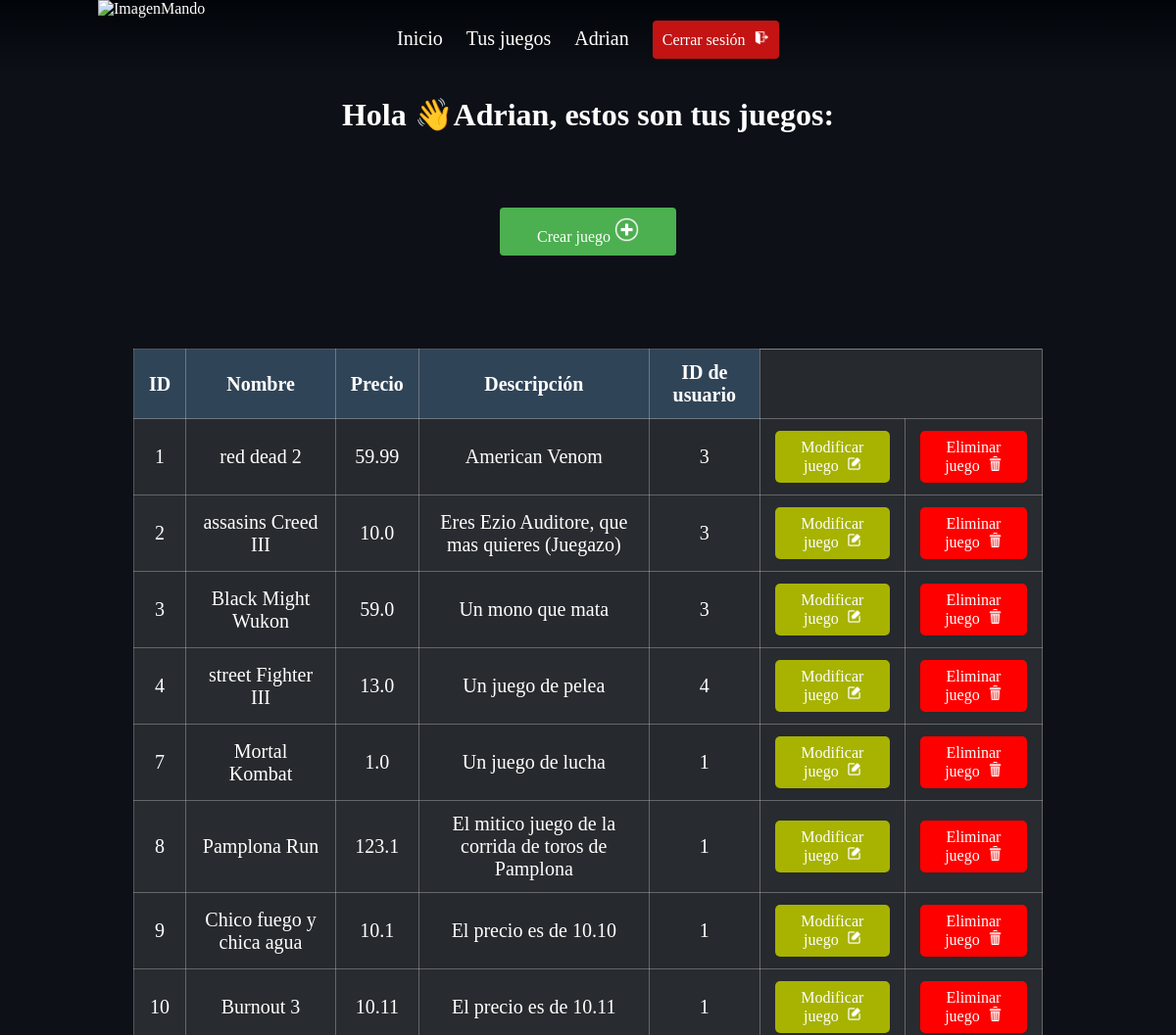
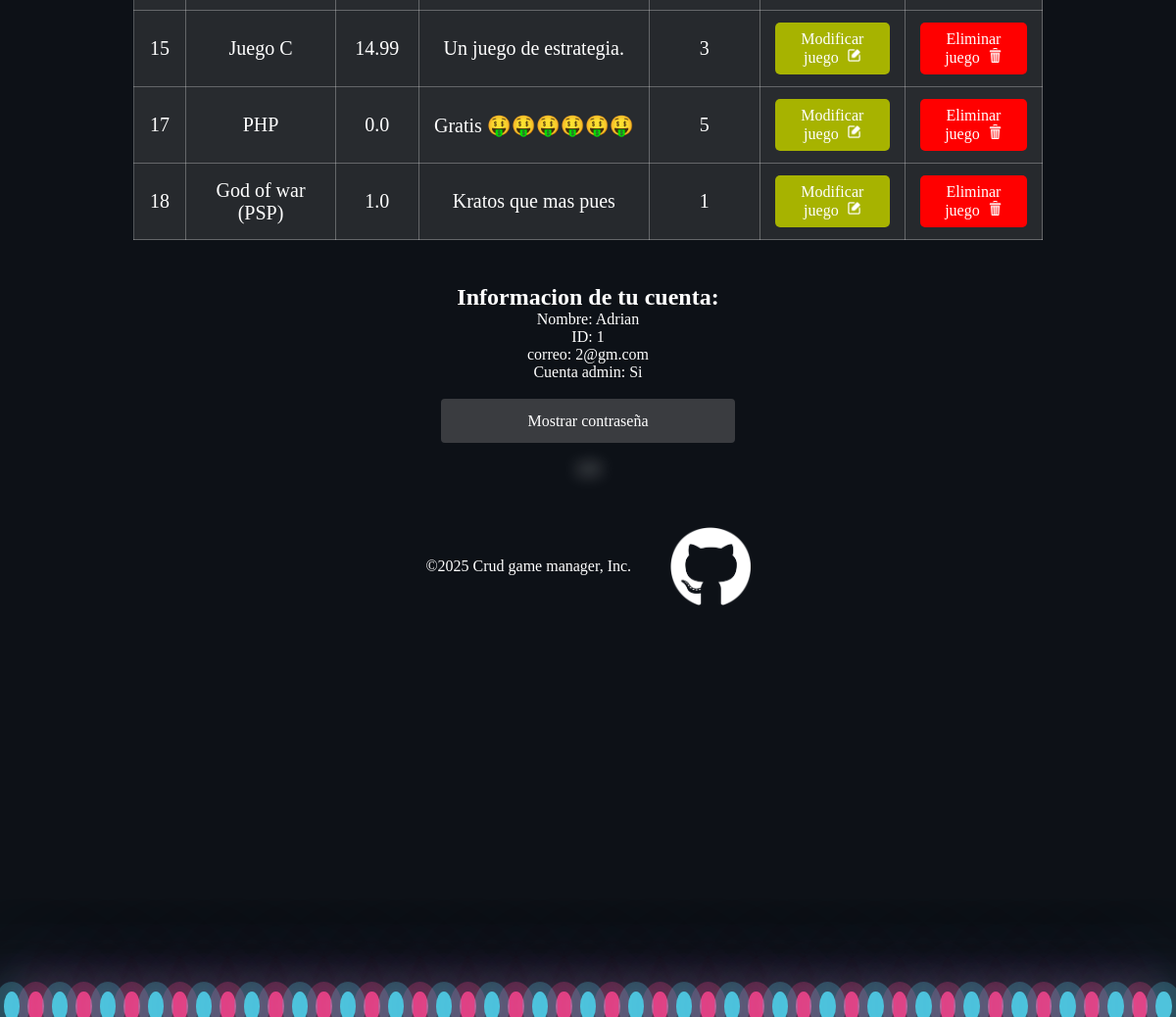
/protected (signed in), run on the app's committed database (2 pictures, top to bottom).
### models.py (models this page shows)
class Usuario(db.Model, UserMixin):
    __tablename__ = 'usuarios'
    id = db.Column(db.Integer, primary_key=True)
    nombre = db.Column(db.String, nullable=False)
    correo = db.Column(db.String, unique=True, nullable=False)
    contrasena = db.Column(db.String, nullable=False)
    admin = db.Column(db.Boolean, nullable=False)

class Juego(db.Model):
    __tablename__ = 'juegos'
    id = db.Column(db.Integer, primary_key=True)
    nombre = db.Column(db.String, nullable=False)
    precio = db.Column(db.Float, nullable=False)
    descripcion = db.Column(db.String, nullable=False)
    usuario_id = db.Column(db.Integer, db.ForeignKey(
        'usuarios.id'), nullable=False)

### __main__.py (the view)
@app.route('/protected')
@login_required
def protected():
    usuario = Usuario.query.filter_by(id=current_user.id).first()
    juegos = 0
    esAdmin = usuario.admin
    if esAdmin == 1:
        juegos = Juego.query.all()
    else:
        juegos = Juego.query.filter_by(usuario_id=current_user.id).all()
    return render_template('juegos.html', usuario=usuario, juegos=juegos)

### __main__.py (called while the page is built)
@login_manager.user_loader
def load_user(user_id):
    return User(user_id)

### templates/juegos.html (shortened to what this page needs)
{% extends "templateConBurbujas.html" %}
{% block style %}
<link rel="stylesheet" href="{{ url_for('static', filename='css/juegos.css') }}">
{% endblock %}
{% block content %}
<main>
    <h1>Hola 👋{{usuario.nombre}}, estos son tus juegos:</h1>
    <div class="center">
        <button id="botonCrearJuego">Crear juego <img src="{{ url_for('static', filename='img/add.png') }}"
                alt="addIcon" id="addIcon"> </button>
    </div>
    <div id="juegos">
        <table border="1" id="miTabla">
            <thead>
                <tr>
                    <th>ID</th>
                    <th>Nombre</th>
                    <th>Precio</th>
                    <th>Descripción</th>
                    <th>ID de usuario</th>
                    <th colspan="2">&NonBreakingSpace;</th>
                </tr>
            </thead>
            <tbody>
                {% for juego in juegos %}
                <tr>
                    <td>{{ juego.id }}</td>
                    <td>{{ juego.nombre }}</td>
                    <td>{{ juego.precio }}</td>
                    <td>{{ juego.descripcion }}</td>
                    <td>
                        {% if usuario.admin %}
                        {{ juego.usuario_id }}
                        {% endif %}
                    </td>
                    <td>
                        <button class="botonModificar">Modificar juego &NonBreakingSpace;<img
                                src="{{url_for('static', filename='img/modify.png')}}" alt="modifyIcon"
                                id="modifyIcon"></button>
                    </td>
                    <td>
                        <button class="botonEliminar">Eliminar juego &NonBreakingSpace;<img
                                src="{{url_for('static', filename='img/delete.png')}}" alt="eliminateIcon"
                                id="modifyIcon"></button></button>
                    </td>
                </tr>
                {% endfor %}
            </tbody>
        </table>
    </div>
    <section id="clicATusDatos">
        <div id="tusDatos">
            <h2>Informacion de tu cuenta:</h2>
            <p>Nombre: {{usuario.nombre}}</p>
            <p>ID: <span id="usuarioId">{{usuario.id}}</span></p>
            <p>correo: {{usuario.correo}}</p>
            <p>Cuenta admin:
                {% if usuario.admin %}
                Si
                {% else %}
                No
                {% endif %}</p>
            <br>
            <button id="botonMostrarContra" onclick="mostrarContra()">Mostrar contraseña</button>
            <br> <br>
            <p id="mostrarContra" class="blurred">{{usuario.contrasena}}</p>
        </div>
    </section>
</main>
{% endblock %}

### templates/templateConBurbujas.html (shortened to what this page needs)
<!DOCTYPE html>
<html lang="es">
<head>
    {% block style %}{% endblock %}
</head>
<body>
    <a href="/"><img id="flag" alt="ImagenMando" src="../static/img/mando.png"></a>
    <header>
        <nav>
            <ul>
                <li><a href="/inicio">Inicio</a></li>
                {% if usuario and usuario.nombre %}
                <li><a href="/protected">Tus juegos</a></li>
                <li><a href="/protected#clicATusDatos">{{usuario.nombre}}</a></li>
                <li> <button id="botonCerrarSesion" onclick="window.location.href='/logout'">Cerrar sesión &VeryThinSpace; <img src="{{url_for('static', filename='img/logout.png')}}" alt="logoutIcon" id="logoutIcon"></button>
                </li>
                {% else %}
                <li><a href="/login"><img src="{{url_for('static', filename='img/login.png')}}" alt="loginImg"
                            id="loginIcon"></a></li>
                {% endif %}
            </ul>
        </nav>
    </header>
    <main class="content">
        {% block content %}{% endblock %}
    </main>
    <div class="bubbles">
        <span style="--i:12;"></span><span style="--i:24;"></span><span style="--i:10;"></span>
        <span style="--i:14;"></span><span style="--i:23;"></span><span style="--i:18;"></span>
        <span style="--i:16;"></span><span style="--i:19;"></span><span style="--i:20;"></span>
        <span style="--i:22;"></span><span style="--i:25;"></span><span style="--i:18;"></span>
        <span style="--i:21;"></span><span style="--i:15;"></span><span style="--i:13;"></span>
        <span style="--i:26;"></span><span style="--i:17;"></span><span style="--i:13;"></span>
        <span style="--i:28;"></span><span style="--i:11;"></span><span style="--i:12;"></span>
        <span style="--i:24;"></span><span style="--i:10;"></span><span style="--i:14;"></span>
        <span style="--i:23;"></span><span style="--i:18;"></span><span style="--i:16;"></span>
        <span style="--i:19;"></span><span style="--i:20;"></span><span style="--i:22;"></span>
        <span style="--i:25;"></span><span style="--i:18;"></span><span style="--i:21;"></span>
        <span style="--i:15;"></span><span style="--i:13;"></span><span style="--i:26;"></span>
        <span style="--i:17;"></span><span style="--i:13;"></span><span style="--i:28;"></span>
        <span style="--i:11;"></span><span style="--i:12;"></span> <span style="--i:24;"></span>
        <span style="--i:10;"></span> <span style="--i:14;"></span><span style="--i:23;"></span>
        <span style="--i:18;"></span><span style="--i:16;"></span> <span style="--i:19;"></span>
        <span style="--i:20;"></span>
    </div>
    <footer>
        <p>&copy;2025 Crud game manager, Inc.</p>
        <a href="https://github.com/Sebastian-Manrique" target="blanc">
            <img id="flagFooter" alt="img" src="../static/img/gitHub.png"></a>
    </footer>
</body>
</html>

### static/css/juegos.css (style rules this page uses)
body { margin: 0; padding: 0; transform-origin: top left; transform: scale(1); min-height: 100vh; background-color: #0d1117; }
.bubbles { position: relative; display: flex; bottom: -25vh; }
.bubbles span { position: relative; width: 30px; height: 30px; background: #4fc3dc; margin: 0 4px; border-radius: 50%; box-shadow: 0 0 0 10px #4fc3dc44, 0 0 50px #4fc3dc, 0 0 100px #4fc3dc; animation: animate 15s linear infinite; animation-duration: calc(200s / var(--i)); }
.bubbles span:nth-child(even) { background: #ff2d75; box-shadow: 0 0 0 10px #ff2d7544, 0 0 50px #ff2d75, 0 0 100px #ff2d75; z-index: -1; }
* { margin: 0; padding: 0; box-sizing: border-box; font-family: CustomFont; color: white; }
#flag { position: absolute; left: 100px; top: 0%; height: 100px; }
a:link, a:visited, a:hover, a:active { text-decoration: none; }
header { background: linear-gradient( to top, rgba(255, 255, 255, 0), rgba(1, 4, 9, 1) ); text-align: center; justify-content: center; align-items: center; }
header li { display: inline-block; font-size: 20px; margin: 0 10px; text-align: center; line-height: 78px; }
#flagFooter { height: 10vh; max-height: 100px; }
footer { display: flex; justify-content: center; align-items: center; padding: 20px; flex-wrap: wrap; position: fixed; width: 100%; }
footer p, footer a { margin: 0 20px; padding: 0; }
footer a { display: flex; align-items: center; }
.botonModificar { background-color: #a7b300; color: white; border: none; padding: 8px 16px; cursor: pointer; border-radius: 5px; }
.botonEliminar { background-color: #ff0000; color: white; border: none; padding: 8px 16px; cursor: pointer; border-radius: 5px; }
#botonCrearJuego { width: 15%; padding: 10px; background-color: #4caf50; color: white; border: none; border-radius: 4px; cursor: pointer; }
#botonCerrarSesion { width: 100%; padding: 10px; background-color: #c31313; color: white; border: none; border-radius: 4px; cursor: pointer; }
h1 { text-align: center; margin-top: 20px; }
.center { display: flex; justify-content: center; align-items: center; height: 25vh; }
button { padding: 10px 20px; font-size: 16px; }
#tusDatos { padding-top: 25px; text-align: center; }
.blurred { filter: blur(8px); }
#botonMostrarContra { width: 20%; min-width: 25%; padding: 10px; background-color: #3a3c40; color: white; min-height: 45px; border: none; border-radius: 4px; cursor: pointer; }
#juegos { display: flex; justify-content: center; padding: 20px; }
#miTabla { width: 80%; border-collapse: collapse; background-color: transparent; font-size: 20px; }
#miTabla th, #miTabla td { padding: 12px 15px; text-align: center; border: 1px solid #dcdcdc57; }
#miTabla th { background-color: #4f95d63f; }
#miTabla th:last-child { border-top: none; background-color: transparent; }
#miTabla tr:nth-child(even) { background-color: #6666664d; }
#miTabla tr:nth-child(odd) { background-color: #5555555c; }
#addIcon { height: 25px; }
#logoutIcon { height: 15px; }
#modifyIcon { height: 15px; }

### data on the page
Usuario: nombre "Adrian", id "1", correo "2@gm.com"
Juego: id "1", nombre "red dead 2", precio "59.99", descripcion "American Venom", usuario_id "3"
Juego: id "2", nombre "assasins Creed III", precio "10.0", descripcion "Eres Ezio Auditore, que mas quieres (Juegazo)", usuario_id "3"
Juego: id "3", nombre "Black Might Wukon", precio "59.0", descripcion "Un mono que mata", usuario_id "3"
Juego: id "4", nombre "street Fighter III", precio "13.0", descripcion "Un juego de pelea", usuario_id "4"
Juego: id "7", nombre "Mortal Kombat", precio "1.0", descripcion "Un juego de lucha", usuario_id "1"
Juego: id "8", nombre "Pamplona Run", precio "123.1", descripcion "El mitico juego de la corrida de toros de Pamplona", usuario_id "1"
Juego: id "9", nombre "Chico fuego y chica agua", precio "10.1", descripcion "El precio es de 10.10", usuario_id "1"
Juego: id "10", nombre "Burnout 3", precio "10.11", descripcion "El precio es de 10.11", usuario_id "1"
Juego: id "15", nombre "Juego C", precio "14.99", descripcion "Un juego de estrategia.", usuario_id "3"
Juego: id "17", nombre "PHP", precio "0.0", descripcion "Gratis 🤑🤑🤑🤑🤑🤑", usuario_id "5"
Juego: id "18", nombre "God of war (PSP)", precio "1.0", descripcion "Kratos que mas pues", usuario_id "1"
